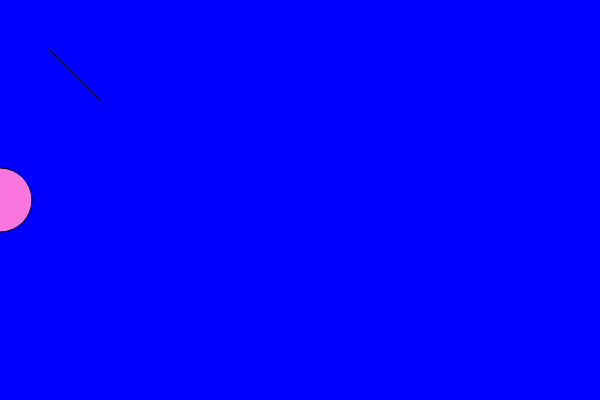
Frame 1 (no input)
Frame 60 (no input): identical to frame 1, image omitted
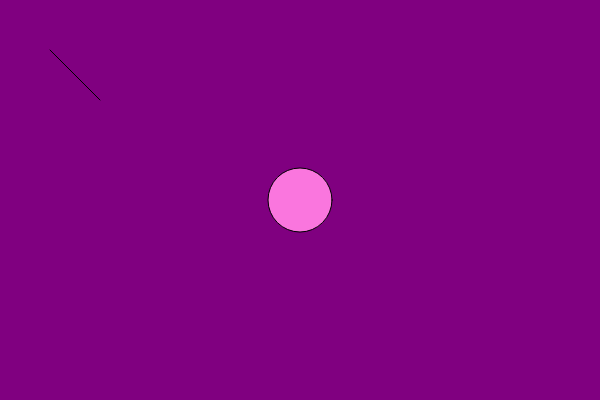
Frame 120 (the mouse pressed at the canvas centre since frame 60)

The p5.js sketch that drew these frames (run headless with seeded random() and noise() and a simulated clock; from frame 60 on, the mouse is pressed at the canvas centre):

// p5.js sketch
// ── sketch.js
var col = 0;
var r = 0;
var b = 255;

function setup() {
	createCanvas(600, 400);
}

function draw() {
	//background
	r = map(mouseX,0,600,0,255);
	b = map(mouseX,0,600,255,0);

	background(r,0,b);
	//ellipse
	fill(250,118,222);
	ellipse(mouseX,200,64,64);

	line(100,100,50,50);
	// value has : min max range and I want to map it to : min max

}
